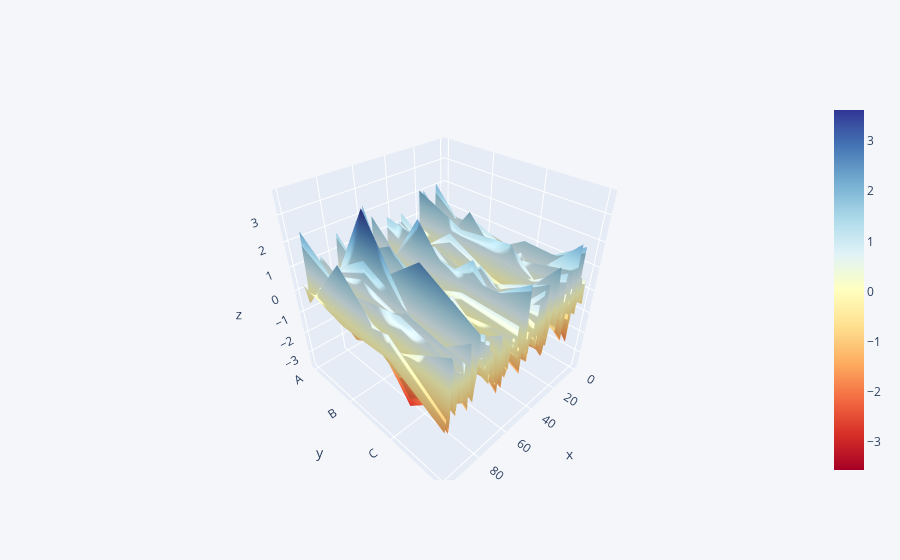

Source (notebook cell):
### Code cell
df.iplot(kind='surface',colorscale='rdylbu')

### Figure 1 — Plotly figure (JSON) as saved in the notebook; plotly's stock layout.template omitted (floating-point values rounded to 4 significant figures; data arrays with more than 128 entries replaced by an {"elided": "..."} marker saying what was removed)
{"data": [{"colorscale": [[0, "rgb(165,0,38)"], [0.1, "rgb(215,48,39)"], [0.2, "rgb(244,109,67)"], [0.3, "rgb(253,174,97)"], [0.4, "rgb(254,224,144)"], [0.5, "rgb(255,255,191)"], [0.6, "rgb(224,243,248)"], [0.7, "rgb(171,217,233)"], [0.8, "rgb(116,173,209)"], [0.9, "rgb(69,117,180)"], [1, "rgb(49,54,149)"]], "type": "surface", "x": [0, 1, 2, 3, 4, 5, 6, 7, 8, 9, 10, 11, 12, 13, 14, 15, 16, 17, 18, 19, 20, 21, 22, 23, 24, 25, 26, 27, 28, 29, 30, 31, 32, 33, 34, 35, 36, 37, 38, 39, 40, 41, 42, 43, 44, 45, 46, 47, 48, 49, 50, 51, 52, 53, 54, 55, 56, 57, 58, 59, 60, 61, 62, 63, 64, 65, 66, 67, 68, 69, 70, 71, 72, 73, 74, 75, 76, 77, 78, 79, 80, 81, 82, 83, 84, 85, 86, 87, 88, 89, 90, 91, 92, 93, 94, 95, 96, 97, 98, 99], "y": ["A", "B", "C", "D"], "z": {"elided": "4x100 float values"}}], "layout": {"legend": {"bgcolor": "#F5F6F9", "font": {"color": "#4D5663"}}, "paper_bgcolor": "#F5F6F9", "plot_bgcolor": "#F5F6F9", "title": {"font": {"color": "#4D5663"}}, "xaxis": {"gridcolor": "#E1E5ED", "showgrid": true, "tickfont": {"color": "#4D5663"}, "title": {"font": {"color": "#4D5663"}, "text": ""}, "zerolinecolor": "#E1E5ED"}, "yaxis": {"gridcolor": "#E1E5ED", "showgrid": true, "tickfont": {"color": "#4D5663"}, "title": {"font": {"color": "#4D5663"}, "text": ""}, "zerolinecolor": "#E1E5ED"}}}
